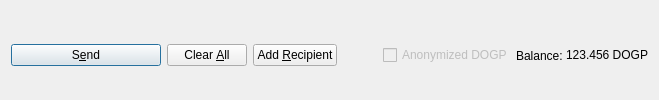
         <widget class="QFrame" name="frame_Send">
          <layout class="QHBoxLayout" name="horizontalLayout">
           <property name="bottomMargin">
            <number>0</number>
           </property>
           <item>
            <widget class="QPushButton" name="sendButton">
             <property name="minimumSize">
              <size>
               <width>150</width>
               <height>0</height>
              </size>
             </property>
             <property name="toolTip">
              <string>Confirm the send action</string>
             </property>
             <property name="text">
              <string>S&amp;end</string>
             </property>
             <property name="icon">
              <iconset resource="../dogecoinprivate.qrc">
               <normaloff>:/icons/send</normaloff>:/icons/send</iconset>
             </property>
             <property name="autoDefault">
              <bool>false</bool>
             </property>
             <property name="default">
              <bool>true</bool>
             </property>
            </widget>
           </item>
           <item>
            <widget class="QPushButton" name="clearButton">
             <property name="sizePolicy">
              <sizepolicy hsizetype="Minimum" vsizetype="Fixed">
               <horstretch>0</horstretch>
               <verstretch>0</verstretch>
              </sizepolicy>
             </property>
             <property name="toolTip">
              <string>Clear all fields of the form.</string>
             </property>
             <property name="text">
              <string>Clear &amp;All</string>
             </property>
             <property name="icon">
              <iconset resource="../dogecoinprivate.qrc">
               <normaloff>:/icons/remove</normaloff>:/icons/remove</iconset>
             </property>
             <property name="autoDefault">
              <bool>false</bool>
             </property>
            </widget>
           </item>
           <item>
            <widget class="QPushButton" name="addButton">
             <property name="toolTip">
              <string>Send to multiple recipients at once</string>
             </property>
             <property name="text">
              <string>Add &amp;Recipient</string>
             </property>
             <property name="icon">
              <iconset resource="../dogecoinprivate.qrc">
               <normaloff>:/icons/add</normaloff>:/icons/add</iconset>
             </property>
             <property name="autoDefault">
              <bool>false</bool>
             </property>
            </widget>
           </item>
           <item>
            <spacer name="horizontalSpacer">
             <property name="orientation">
              <enum>Qt::Horizontal</enum>
             </property>
             <property name="sizeHint" stdset="0">
              <size>
               <width>40</width>
               <height>20</height>
              </size>
             </property>
            </spacer>
           </item>
           <item>
            <layout class="QHBoxLayout" name="horizontalLayout_2">
             <property name="spacing">
              <number>3</number>
             </property>
             <item>
              <widget class="QCheckBox" name="checkzDOGP">
               <property name="enabled">
                <bool>false</bool>
               </property>
               <property name="text">
                <string>Anonymized DOGP</string>
               </property>
              </widget>
             </item>
             <item>
              <widget class="QLabel" name="label">
               <property name="text">
                <string>Balance:</string>
               </property>
              </widget>
             </item>
             <item>
              <widget class="QLabel" name="labelBalance">
               <property name="sizePolicy">
                <sizepolicy hsizetype="Preferred" vsizetype="Fixed">
                 <horstretch>0</horstretch>
                 <verstretch>0</verstretch>
                </sizepolicy>
               </property>
               <property name="cursor">
                <cursorShape>IBeamCursor</cursorShape>
               </property>
               <property name="text">
                <string notr="true">123.456 DOGP</string>
               </property>
               <property name="textInteractionFlags">
                <set>Qt::LinksAccessibleByMouse|Qt::TextSelectableByKeyboard|Qt::TextSelectableByMouse</set>
               </property>
              </widget>
             </item>
            </layout>
           </item>
          </layout>
         </widget>
